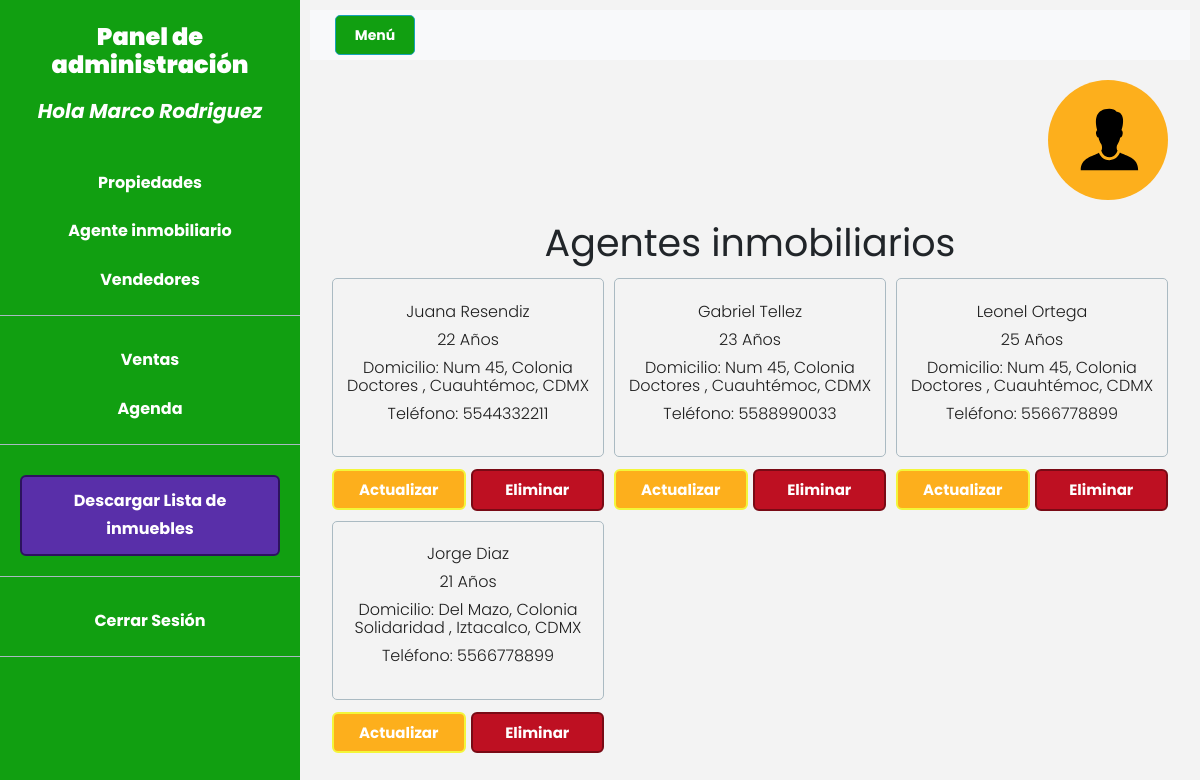
Screenshot of /admin/agentes (signed in) with the database file from the repository.
### tables this page shows
CREATE TABLE `direccionusuario` (
  `id` int NOT NULL AUTO_INCREMENT,
  `estado` varchar(45) DEFAULT NULL,
  `municipioDelegacion` varchar(60) DEFAULT NULL,
  `calle` varchar(45) DEFAULT NULL,
  `colonia` varchar(30) DEFAULT NULL,
  PRIMARY KEY (`id`),
  CONSTRAINT `IdDireccionUsuario_FK` FOREIGN KEY (`id`) REFERENCES `usuario` (`id`)
);

CREATE TABLE `usuario` (
  `id` int NOT NULL AUTO_INCREMENT,
  `nombre` varchar(60) DEFAULT NULL,
  `apellido` varchar(60) DEFAULT NULL,
  `edad` varchar(2) DEFAULT NULL,
  `email` varchar(30) DEFAULT NULL,
  `password` varchar(60) DEFAULT NULL,
  `telefono` varchar(10) DEFAULT NULL,
  `nivel` varchar(1) DEFAULT NULL,
  `confirmado` tinyint DEFAULT NULL,
  `token` varchar(15) DEFAULT NULL,
  `idCreador` int DEFAULT '1',
  PRIMARY KEY (`id`)
);

### controllers/AgentController.php (called while the page is built, shortened)
<?php
class AgentController{
    public static function agents(Router $router){
        $agentes = Usuario::all();
        $direcciones = DireccionUsuario::all();
        $mensaje=$_GET['mensaje']??null;
        $router->view('admin/agentes/lista',[
            "agentes"=>$agentes,
            "direcciones"=>$direcciones,
            "mensaje"=>$mensaje
        ]);
    }
}

### public/index.php (called while the page is built, shortened)
<?php
    $router = new Router();
    $router->get('/admin',[HouseController::class,'index']);
    $router->post('/admin',[HouseController::class,'index']);
    $router->get('/admin/propiedades/create',[HouseController::class,'createHouse']);
    $router->post('/admin/propiedades/create',[HouseController::class,'createHouse']);
    $router->get('/admin/propiedades/update',[HouseController::class,'updateHouse']);
    $router->post('/admin/propiedades/update',[HouseController::class,'updateHouse']);
    $router->post('/admin/propiedades/delete',[HouseController::class,'deleteHouse']);
    $router->post('/admin/propiedades/deleteFotos',[HouseController::class,'deleteFotos']);
    $router->get('/admin/propiedades/info',[HouseController::class,'infoHouse']);
    $router->get('/admin/propiedades/date',[HouseController::class,'dateHouse']);
    $router->post('/admin/propiedades/date',[HouseController::class,'dateHouse']);
    $router->get('/admin/propiedades/sell',[HouseController::class,'sellHouse']);
    $router->post('/admin/propiedades/sell',[HouseController::class,'sellHouse']);
    $router->get('/admin/agentes',[AgentController::class,'agents']);
    $router->get('/admin/agentes/create',[AgentController::class,'createAgent']);
    $router->post('/admin/agentes/create',[AgentController::class,'createAgent']);
    $router->get('/admin/agentes/update',[AgentController::class,'updateAgent']);
    $router->post('/admin/agentes/update',[AgentController::class,'updateAgent']);
    $router->post('/admin/agentes/delete',[AgentController::class,'deleteAgent']);
    $router->get('/admin/vendedores',[SellerController::class,'sellers']);
    $router->get('/admin/vendedores/create',[SellerController::class,'createSeller']);
    $router->post('/admin/vendedores/create',[SellerController::class,'createSeller']);
    $router->get('/admin/vendedores/update',[SellerController::class,'updateSeller']);
    $router->post('/admin/vendedores/update',[SellerController::class,'updateSeller']);
    $router->post('/admin/vendedores/delete',[SellerController::class,'deleteSeller']);
    $router->get('/admin/ventas',[AdminController::class,'money']);
    $router->get('/admin/agenda',[AdminController::class,'dates']);
    $router->post('/admin/agenda',[AdminController::class,'dates']);
    $router->get('/excel',[AdminController::class,'excel']);
    $router->get('/',[PaginasController::class,'index']);
    $router->get('/servicios',[PaginasController::class,'servicios']);
    $router->get('/casas',[PaginasController::class,'casas']);
    $router->get('/departamentos',[PaginasController::class,'departamentos']);
    $router->get('/terrenos',[PaginasController::class,'terrenos']);
    $router->get('/comercial',[PaginasController::class,'comercial']);
    $router->get('/blog',[PaginasController::class,'blog']);
    $router->get('/servicio',[PaginasController::class,'servicio']);
    $router->get('/entrada',[PaginasController::class,'entrada']);
    $router->get('/casa',[PaginasController::class,'infoPropiedad']);
    $router->get('/departamento',[PaginasController::class,'infoPropiedad']);
    $router->get('/terreno',[PaginasController::class,'infoPropiedad']);
    $router->get('/negocio',[PaginasController::class,'infoPropiedad']);
    $router->get('/contacto',[PaginasController::class,'contacto']);
    $router->post('/contacto',[PaginasController::class,'contacto']);
    $router->get('/login',[LoginController::class,'login']);
    $router->post('/login',[LoginController::class,'login']);
    $router->get('/crear',[LoginController::class,'crear']);
    $router->get('/logout',[LoginController::class,'logout']);
    $router->get('/olvide',[LoginController::class,'olvide']);
    $router->post('/olvide',[LoginController::class,'olvide']);
    $router->get('/recuperar',[LoginController::class,'recuperar']);
    $router->post('/recuperar',[LoginController::class,'recuperar']);
    $router->get('/confirmar-cuenta',[LoginController::class,'confirmar']);
    $router->comprobarRutas();

### models/ActiveRecord.php (called while the page is built, shortened)
<?php
class activeRecord{
    protected static $db;
    protected static $tabla='';
    public static function setDB($database){
        self::$db=$database;
    }
    public static function all(){
        $query = "SELECT * FROM ".static::$tabla;
        $resultado= self::consultarSQL($query);
        return $resultado;
    }
    public static function consultarSQL($query){
        $resultado = self::$db->query($query);
        $array = [];
        while ($registro=$resultado->fetch_assoc()) {
            $array[]=static::crearObjeto($registro);
        }
        return $array;
    }
    protected static function crearObjeto($registro){
        $objeto = new static;
        foreach ($registro as $key => $value) {
            if(property_exists($objeto,$key)){
                $objeto->$key = $value;
            }
        }
        return $objeto;
    }
}

### views/admin/agentes/agente.php (the view, shortened to what this page needs)
<div class="plantilla">
    <div class="trabajador">
        <p><?php echo $agente->nombre." ".$agente->apellido; ?></p>
        <p><?php echo $agente->edad; ?> Años</p>
        <p>Domicilio: <?php echo $direccion->calle.", Colonia ".$direccion->colonia.", ".$direccion->municipioDelegacion.", ".$direccion->estado; ?></p>
        <p>Teléfono: <?php echo $agente->telefono; ?></p>
    </div>
    <div class="opciones">
        <a href="/admin/agentes/update?id=<?php echo $agente->id; ?>" class="boton-amarillo">Actualizar</a>
        <form method="POST" class="w-100" action="/admin/agentes/delete">
            <input type="submit" value="Eliminar" class="boton-rojo" onclick="return ConfirmDelete()">
        </form>
    </div>
</div>

### views/admin/agentes/lista.php (shortened to what this page needs)
<main>
    <div class="opcion-superior contenedor">
            <a href="/admin/agentes/create" class="boton-superior"><img src="/build/img/persona.svg" alt="trabajador"></a>
    </div>
    <h1>Agentes inmobiliarios</h1>
    <div class="trabajadores contenedor">
        <?php
        foreach ($agentes as $agente) {
            foreach ($direcciones as $direccion) {
                if($agente->id === $direccion->id && $agente->nivel==2 && $agente->confirmado == 1){
                    include 'agente.php';
                }
            }
        }
    ?>
    </div>
</main>

### public/build/css/app.css (style rules this page uses)
html { line-height:1.15;-webkit-text-size-adjust:100% }
body { margin:0 }
main { display:block }
h1 { font-size:2em;margin:.67em 0 }
a { background-color:transparent }
img { border-style:none }
button,input,optgroup,select,textarea { font-family:inherit;font-size:100%;line-height:1.15;margin:0 }
button,input { overflow:visible }
[type=button],[type=reset],[type=submit],button { -webkit-appearance:button }
html { font-size:62.5%;box-sizing:border-box }
*,:after,:before { box-sizing:inherit }
body { font-family:Poppins,sans-serif;font-size:1.6rem;line-height:1.8;background-color:#f3f3f3 }
p { color:#1e1e1e;font-size:1.6rem;text-align:justify;font-weight:300 }
.contenedor { width:95%;max-width:130rem;margin:0 auto }
a { text-decoration:none }
img,picture { width:100%;display:block }
h1,h2,h3 { font-family:Poppins,sans-serif;margin:1.25rem 0;font-weight:400;text-align:center }
h1 { font-size:3.8rem }
a,a:focus,a:hover { color:#fff;text-decoration:none;transition:all .5s }
form input[type=submit] { color:#fff;font-size:1.6rem;display:block;height:auto;padding:1rem;margin:auto }
.trabajadores { display:grid;gap:1rem;grid-template-columns:repeat(2,1fr) }
.trabajadores .trabajador { display:flex;flex-direction:column;justify-content:center;align-items:center;padding:5%;border-radius:.5rem;border:1px solid #aabac2;height:100%;transition:all .3s ease }
.trabajadores .trabajador p { text-align:center;line-height:1.8rem;font-size:1.2rem }
@media (min-width:768px) { .trabajadores { display:grid;gap:re4m;grid-template-columns:repeat(3,1fr) } }
@media (min-width:768px) { .trabajadores .trabajador p { font-size:1.6rem } }
.opciones { margin-top:1.2rem;display:grid;gap:.5rem;grid-template-columns:repeat(2,1fr) }
.opciones a { font-size:1rem;width:100%;height:auto;margin:auto;color:#1e1e1e }
.opciones form { height:100% }
.opciones form input { height:100%;width:100%;font-size:1rem }
@media (min-width:768px) { .opciones a,.opciones form input { font-size:1.5rem } }
.aviso-venta,.boton-rojo { background-color:#be1022;text-align:center }
.boton-rojo { text-decoration:none;padding:.5rem 1rem;font-weight:700;font-size:1.6rem;color:#fff!important;border-radius:6px;border:2px solid #790a15;transition:all .6s ease }
.boton-amarillo { text-decoration:none;padding:.5rem 1rem;font-weight:700;font-size:1.6rem;text-align:center;color:#fff!important;background-color:#fdaf1c;border-radius:6px;border:2px solid #f3f63a;transition:all .6s ease }
.boton-superior { background-color:#fdaf1c;width:12rem;height:12rem;border-radius:50%;display:flex;justify-content:center;align-items:center }
.opcion-superior { margin:2rem auto;display:flex;justify-content:flex-end }
.opcion-superior a img { height:60%;width:60%;margin:auto }
.plantilla { display:flex;flex-direction:column;justify-content:space-between;height:100% }
.plantilla,.tabla { margin-bottom:2rem }

### rows the page displays
direccionusuario: id.nombre "Juana", id.apellido "Resendiz", id.edad "22", calle "Num 45", colonia "Doctores", municipioDelegacion "Cuauhtémoc", estado "CDMX", id.telefono "5544332211"
direccionusuario: id.nombre "Gabriel", id.apellido "Tellez", id.edad "23", calle "Num 45", colonia "Doctores", municipioDelegacion "Cuauhtémoc", estado "CDMX", id.telefono "5588990033"
direccionusuario: id.nombre "Leonel", id.apellido "Ortega", id.edad "25", calle "Num 45", colonia "Doctores", municipioDelegacion "Cuauhtémoc", estado "CDMX", id.telefono "5566778899"
direccionusuario: id.nombre "Jorge", id.apellido "Diaz", id.edad "21", calle "Del Mazo", colonia "Solidaridad", municipioDelegacion "Iztacalco", estado "CDMX", id.telefono "5566778899"

### other values shown
$_SESSION['nombre'] "Marco Rodriguez"
